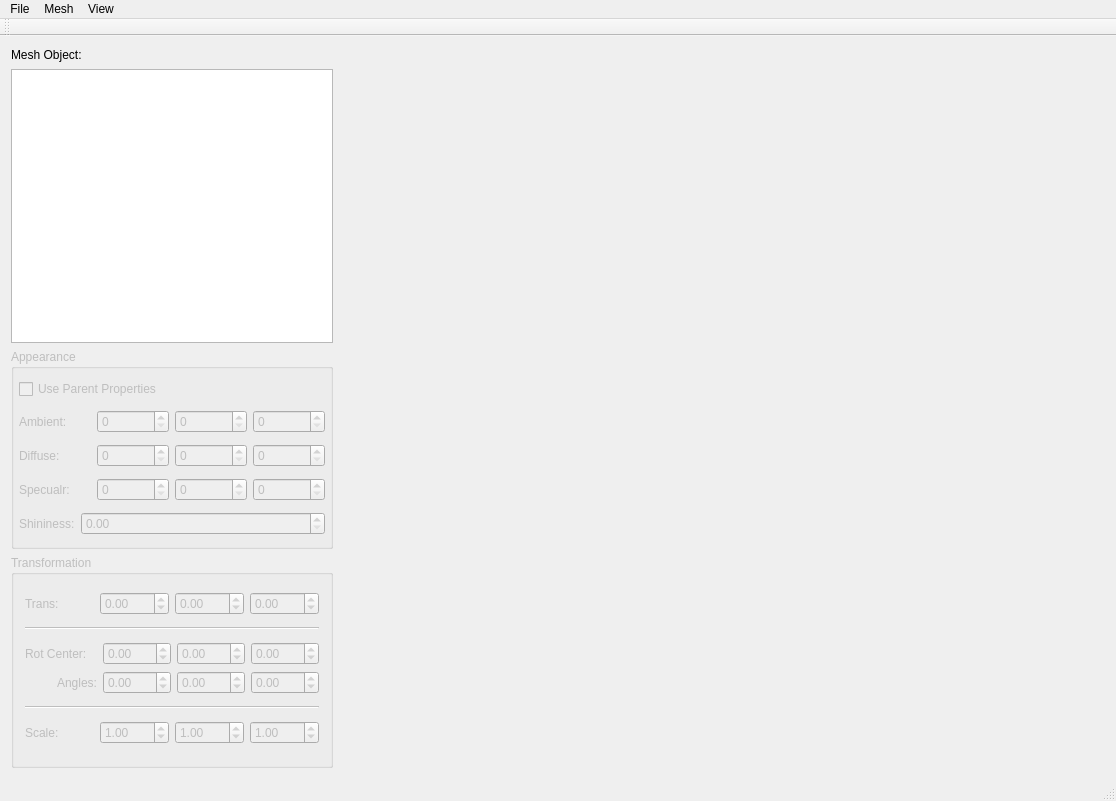
<?xml version="1.0" encoding="UTF-8"?>
<ui version="4.0">
 <class>ModelAgencyMainWindow</class>
 <widget class="QMainWindow" name="ModelAgencyMainWindow">
  <property name="geometry">
   <rect>
    <x>0</x>
    <y>0</y>
    <width>1116</width>
    <height>801</height>
   </rect>
  </property>
  <property name="minimumSize">
   <size>
    <width>1116</width>
    <height>801</height>
   </size>
  </property>
  <property name="windowTitle">
   <string>Model Agency</string>
  </property>
  <widget class="QWidget" name="centralWidget">
   <layout class="QHBoxLayout" name="horizontalLayout_4">
    <item>
     <layout class="QVBoxLayout" name="verticalLayout">
      <item>
       <widget class="QLabel" name="label">
        <property name="sizePolicy">
         <sizepolicy hsizetype="Fixed" vsizetype="Fixed">
          <horstretch>0</horstretch>
          <verstretch>0</verstretch>
         </sizepolicy>
        </property>
        <property name="minimumSize">
         <size>
          <width>83</width>
          <height>16</height>
         </size>
        </property>
        <property name="text">
         <string>Mesh Object:</string>
        </property>
        <property name="buddy">
         <cstring>treeView</cstring>
        </property>
       </widget>
      </item>
      <item>
       <widget class="QTreeView" name="treeView">
        <property name="sizePolicy">
         <sizepolicy hsizetype="Fixed" vsizetype="Expanding">
          <horstretch>0</horstretch>
          <verstretch>0</verstretch>
         </sizepolicy>
        </property>
        <property name="minimumSize">
         <size>
          <width>322</width>
          <height>273</height>
         </size>
        </property>
        <property name="maximumSize">
         <size>
          <width>322</width>
          <height>16777215</height>
         </size>
        </property>
       </widget>
      </item>
      <item>
       <widget class="QGroupBox" name="appearanceGroupBox">
        <property name="enabled">
         <bool>false</bool>
        </property>
        <property name="sizePolicy">
         <sizepolicy hsizetype="Fixed" vsizetype="Expanding">
          <horstretch>0</horstretch>
          <verstretch>0</verstretch>
         </sizepolicy>
        </property>
        <property name="minimumSize">
         <size>
          <width>322</width>
          <height>200</height>
         </size>
        </property>
        <property name="maximumSize">
         <size>
          <width>322</width>
          <height>200</height>
         </size>
        </property>
        <property name="title">
         <string>Appearance</string>
        </property>
        <layout class="QVBoxLayout" name="verticalLayout_3">
         <property name="leftMargin">
          <number>5</number>
         </property>
         <property name="topMargin">
          <number>5</number>
         </property>
         <property name="rightMargin">
          <number>5</number>
         </property>
         <property name="bottomMargin">
          <number>5</number>
         </property>
         <item>
          <widget class="QCheckBox" name="materialUseParentCheckBox">
           <property name="sizePolicy">
            <sizepolicy hsizetype="Minimum" vsizetype="Fixed">
             <horstretch>0</horstretch>
             <verstretch>0</verstretch>
            </sizepolicy>
           </property>
           <property name="text">
            <string>Use Parent Properties</string>
           </property>
          </widget>
         </item>
         <item>
          <layout class="QHBoxLayout" name="horizontalLayout_9">
           <item>
            <widget class="QLabel" name="label_7">
             <property name="text">
              <string>Ambient:</string>
             </property>
             <property name="buddy">
              <cstring>ambRSpinBox</cstring>
             </property>
            </widget>
           </item>
           <item>
            <widget class="QSpinBox" name="ambRSpinBox">
             <property name="toolTip">
              <string>Red component (0 - 255)</string>
             </property>
             <property name="maximum">
              <number>255</number>
             </property>
             <property name="value">
              <number>0</number>
             </property>
            </widget>
           </item>
           <item>
            <widget class="QSpinBox" name="ambGSpinBox">
             <property name="toolTip">
              <string>Green component (0 - 255)</string>
             </property>
             <property name="maximum">
              <number>255</number>
             </property>
             <property name="value">
              <number>0</number>
             </property>
            </widget>
           </item>
           <item>
            <widget class="QSpinBox" name="ambBSpinBox">
             <property name="toolTip">
              <string>Blue component (0 - 255)</string>
             </property>
             <property name="maximum">
              <number>255</number>
             </property>
             <property name="value">
              <number>0</number>
             </property>
            </widget>
           </item>
          </layout>
         </item>
         <item>
          <layout class="QHBoxLayout" name="horizontalLayout_3">
           <item>
            <widget class="QLabel" name="label_5">
             <property name="text">
              <string>Diffuse:</string>
             </property>
             <property name="buddy">
              <cstring>diffRSpinBox</cstring>
             </property>
            </widget>
           </item>
           <item>
            <widget class="QSpinBox" name="diffRSpinBox">
             <property name="toolTip">
              <string>Red component (0 - 255)</string>
             </property>
             <property name="maximum">
              <number>255</number>
             </property>
             <property name="value">
              <number>0</number>
             </property>
            </widget>
           </item>
           <item>
            <widget class="QSpinBox" name="diffGSpinBox">
             <property name="toolTip">
              <string>Green component (0 - 255)</string>
             </property>
             <property name="maximum">
              <number>255</number>
             </property>
             <property name="value">
              <number>0</number>
             </property>
            </widget>
           </item>
           <item>
            <widget class="QSpinBox" name="diffBSpinBox">
             <property name="toolTip">
              <string>Blue component (0 - 255)</string>
             </property>
             <property name="maximum">
              <number>255</number>
             </property>
             <property name="value">
              <number>0</number>
             </property>
            </widget>
           </item>
          </layout>
         </item>
         <item>
          <layout class="QHBoxLayout" name="horizontalLayout_8">
           <item>
            <widget class="QLabel" name="label_6">
             <property name="text">
              <string>Specualr:</string>
             </property>
             <property name="buddy">
              <cstring>specRSpinBox</cstring>
             </property>
            </widget>
           </item>
           <item>
            <widget class="QSpinBox" name="specRSpinBox">
             <property name="toolTip">
              <string>Red component (0 - 255)</string>
             </property>
             <property name="maximum">
              <number>255</number>
             </property>
             <property name="value">
              <number>0</number>
             </property>
            </widget>
           </item>
           <item>
            <widget class="QSpinBox" name="specGSpinBox">
             <property name="toolTip">
              <string>Green component (0 - 255)</string>
             </property>
             <property name="maximum">
              <number>255</number>
             </property>
             <property name="value">
              <number>0</number>
             </property>
            </widget>
           </item>
           <item>
            <widget class="QSpinBox" name="specBSpinBox">
             <property name="toolTip">
              <string>Blue component (0 - 255)</string>
             </property>
             <property name="maximum">
              <number>255</number>
             </property>
             <property name="value">
              <number>0</number>
             </property>
            </widget>
           </item>
          </layout>
         </item>
         <item>
          <layout class="QHBoxLayout" name="horizontalLayout_5">
           <item>
            <widget class="QLabel" name="label_2">
             <property name="sizePolicy">
              <sizepolicy hsizetype="Fixed" vsizetype="Preferred">
               <horstretch>0</horstretch>
               <verstretch>0</verstretch>
              </sizepolicy>
             </property>
             <property name="text">
              <string>Shininess:</string>
             </property>
             <property name="buddy">
              <cstring>shineSpinBox</cstring>
             </property>
            </widget>
           </item>
           <item>
            <widget class="QDoubleSpinBox" name="shineSpinBox">
             <property name="maximum">
              <double>2048.000000000000000</double>
             </property>
             <property name="singleStep">
              <double>0.100000000000000</double>
             </property>
             <property name="value">
              <double>0.000000000000000</double>
             </property>
            </widget>
           </item>
          </layout>
         </item>
        </layout>
       </widget>
      </item>
      <item>
       <widget class="QGroupBox" name="transformationGroupBox">
        <property name="enabled">
         <bool>false</bool>
        </property>
        <property name="sizePolicy">
         <sizepolicy hsizetype="Fixed" vsizetype="Fixed">
          <horstretch>0</horstretch>
          <verstretch>0</verstretch>
         </sizepolicy>
        </property>
        <property name="minimumSize">
         <size>
          <width>322</width>
          <height>213</height>
         </size>
        </property>
        <property name="maximumSize">
         <size>
          <width>322</width>
          <height>213</height>
         </size>
        </property>
        <property name="title">
         <string>Transformation</string>
        </property>
        <layout class="QVBoxLayout" name="verticalLayout_7">
         <item>
          <layout class="QHBoxLayout" name="horizontalLayout_7">
           <item>
            <widget class="QLabel" name="translationLabel">
             <property name="text">
              <string>Trans:</string>
             </property>
             <property name="buddy">
              <cstring>translationXSpinBox</cstring>
             </property>
            </widget>
           </item>
           <item>
            <widget class="QDoubleSpinBox" name="translationXSpinBox">
             <property name="minimum">
              <double>-999.990000000000009</double>
             </property>
             <property name="maximum">
              <double>999.990000000000009</double>
             </property>
             <property name="singleStep">
              <double>0.010000000000000</double>
             </property>
            </widget>
           </item>
           <item>
            <widget class="QDoubleSpinBox" name="translationYSpinBox">
             <property name="minimum">
              <double>-999.990000000000009</double>
             </property>
             <property name="maximum">
              <double>999.990000000000009</double>
             </property>
             <property name="singleStep">
              <double>0.010000000000000</double>
             </property>
            </widget>
           </item>
           <item>
            <widget class="QDoubleSpinBox" name="translationZSpinBox">
             <property name="minimum">
              <double>-999.990000000000009</double>
             </property>
             <property name="maximum">
              <double>999.990000000000009</double>
             </property>
             <property name="singleStep">
              <double>0.010000000000000</double>
             </property>
            </widget>
           </item>
          </layout>
         </item>
         <item>
          <widget class="Line" name="line">
           <property name="orientation">
            <enum>Qt::Horizontal</enum>
           </property>
          </widget>
         </item>
         <item>
          <layout class="QGridLayout" name="gridLayout">
           <item row="1" column="0">
            <widget class="QLabel" name="rotPivotLabel">
             <property name="sizePolicy">
              <sizepolicy hsizetype="Expanding" vsizetype="Preferred">
               <horstretch>0</horstretch>
               <verstretch>0</verstretch>
              </sizepolicy>
             </property>
             <property name="text">
              <string>Angles:</string>
             </property>
             <property name="alignment">
              <set>Qt::AlignRight|Qt::AlignTrailing|Qt::AlignVCenter</set>
             </property>
             <property name="buddy">
              <cstring>rotationXSpinBox</cstring>
             </property>
            </widget>
           </item>
           <item row="1" column="1">
            <layout class="QHBoxLayout" name="horizontalLayout_2">
             <item>
              <widget class="QDoubleSpinBox" name="rotationXSpinBox">
               <property name="minimum">
                <double>-999.990000000000009</double>
               </property>
               <property name="maximum">
                <double>999.990000000000009</double>
               </property>
               <property name="singleStep">
                <double>0.010000000000000</double>
               </property>
               <property name="value">
                <double>0.000000000000000</double>
               </property>
              </widget>
             </item>
             <item>
              <widget class="QDoubleSpinBox" name="rotationYSpinBox">
               <property name="minimum">
                <double>-999.990000000000009</double>
               </property>
               <property name="maximum">
                <double>999.990000000000009</double>
               </property>
               <property name="singleStep">
                <double>0.010000000000000</double>
               </property>
              </widget>
             </item>
             <item>
              <widget class="QDoubleSpinBox" name="rotationZSpinBox">
               <property name="minimum">
                <double>-999.990000000000009</double>
               </property>
               <property name="maximum">
                <double>999.990000000000009</double>
               </property>
               <property name="singleStep">
                <double>0.010000000000000</double>
               </property>
              </widget>
             </item>
            </layout>
           </item>
           <item row="0" column="0">
            <widget class="QLabel" name="rotationLabel">
             <property name="text">
              <string>Rot Center:</string>
             </property>
            </widget>
           </item>
           <item row="0" column="1">
            <layout class="QHBoxLayout" name="horizontalLayout_6">
             <item>
              <widget class="QDoubleSpinBox" name="centerRXSpinBox">
               <property name="minimum">
                <double>-999.990000000000009</double>
               </property>
               <property name="maximum">
                <double>999.990000000000009</double>
               </property>
               <property name="singleStep">
                <double>0.010000000000000</double>
               </property>
              </widget>
             </item>
             <item>
              <widget class="QDoubleSpinBox" name="centerRYSpinBox">
               <property name="minimum">
                <double>-999.990000000000009</double>
               </property>
               <property name="maximum">
                <double>999.990000000000009</double>
               </property>
               <property name="singleStep">
                <double>0.010000000000000</double>
               </property>
              </widget>
             </item>
             <item>
              <widget class="QDoubleSpinBox" name="centerRZSpinBox">
               <property name="minimum">
                <double>-999.990000000000009</double>
               </property>
               <property name="maximum">
                <double>999.990000000000009</double>
               </property>
               <property name="singleStep">
                <double>0.010000000000000</double>
               </property>
              </widget>
             </item>
            </layout>
           </item>
          </layout>
         </item>
         <item>
          <widget class="Line" name="line_2">
           <property name="orientation">
            <enum>Qt::Horizontal</enum>
           </property>
          </widget>
         </item>
         <item>
          <layout class="QHBoxLayout" name="horizontalLayout">
           <item>
            <widget class="QLabel" name="scaleLabel">
             <property name="text">
              <string>Scale:</string>
             </property>
             <property name="buddy">
              <cstring>scaleXSpinBox</cstring>
             </property>
            </widget>
           </item>
           <item>
            <widget class="QDoubleSpinBox" name="scaleXSpinBox">
             <property name="minimum">
              <double>-999.990000000000009</double>
             </property>
             <property name="maximum">
              <double>999.990000000000009</double>
             </property>
             <property name="singleStep">
              <double>0.010000000000000</double>
             </property>
             <property name="value">
              <double>1.000000000000000</double>
             </property>
            </widget>
           </item>
           <item>
            <widget class="QDoubleSpinBox" name="scaleYSpinBox">
             <property name="minimum">
              <double>-999.990000000000009</double>
             </property>
             <property name="maximum">
              <double>999.990000000000009</double>
             </property>
             <property name="singleStep">
              <double>0.010000000000000</double>
             </property>
             <property name="value">
              <double>1.000000000000000</double>
             </property>
            </widget>
           </item>
           <item>
            <widget class="QDoubleSpinBox" name="scaleZSpinBox">
             <property name="minimum">
              <double>-999.990000000000009</double>
             </property>
             <property name="maximum">
              <double>999.990000000000009</double>
             </property>
             <property name="singleStep">
              <double>0.010000000000000</double>
             </property>
             <property name="value">
              <double>1.000000000000000</double>
             </property>
            </widget>
           </item>
          </layout>
         </item>
        </layout>
       </widget>
      </item>
     </layout>
    </item>
    <item>
     <widget class="MeshGLWidget" name="mainGLWidget" native="true">
      <property name="sizePolicy">
       <sizepolicy hsizetype="Expanding" vsizetype="Expanding">
        <horstretch>0</horstretch>
        <verstretch>0</verstretch>
       </sizepolicy>
      </property>
      <property name="minimumSize">
       <size>
        <width>671</width>
        <height>681</height>
       </size>
      </property>
     </widget>
    </item>
   </layout>
  </widget>
  <widget class="QMenuBar" name="menuBar">
   <property name="geometry">
    <rect>
     <x>0</x>
     <y>0</y>
     <width>1116</width>
     <height>22</height>
    </rect>
   </property>
   <widget class="QMenu" name="menuFile">
    <property name="title">
     <string>File</string>
    </property>
    <addaction name="actionLoad_Object_from_File"/>
    <addaction name="actionSave_Object_to_File"/>
    <addaction name="separator"/>
    <addaction name="actionQuit"/>
   </widget>
   <widget class="QMenu" name="menuMesh">
    <property name="title">
     <string>Mesh</string>
    </property>
    <addaction name="actionCompute_Per_face_Normals"/>
    <addaction name="actionSmooth_all_Normals"/>
    <addaction name="separator"/>
    <addaction name="actionMake_Cube"/>
    <addaction name="actionMake_Cylinder"/>
    <addaction name="actionMake_Sphere"/>
    <addaction name="separator"/>
    <addaction name="actionMake_Sculpture"/>
    <addaction name="actionMake_Humanoid"/>
    <addaction name="separator"/>
    <addaction name="actionExtra_Credit_1"/>
    <addaction name="actionExtra_Credit_2"/>
   </widget>
   <widget class="QMenu" name="menuView">
    <property name="title">
     <string>View</string>
    </property>
    <addaction name="actionShow_Bounding_Box_and_Axies"/>
    <addaction name="actionShow_Vertex_Normals"/>
    <addaction name="separator"/>
    <addaction name="actionCycle_Wireframe_Mode"/>
    <addaction name="separator"/>
    <addaction name="actionNormal_Rendering_Mode"/>
    <addaction name="actionSolid_Color_Only_no_shade"/>
    <addaction name="actionVisualize_Normals_as_Color"/>
    <addaction name="actionVisualize_Texture_Coordinates_as_Color"/>
   </widget>
   <addaction name="menuFile"/>
   <addaction name="menuMesh"/>
   <addaction name="menuView"/>
  </widget>
  <widget class="QToolBar" name="mainToolBar">
   <attribute name="toolBarArea">
    <enum>TopToolBarArea</enum>
   </attribute>
   <attribute name="toolBarBreak">
    <bool>false</bool>
   </attribute>
  </widget>
  <widget class="QStatusBar" name="statusBar"/>
  <action name="actionQuit">
   <property name="text">
    <string>Quit</string>
   </property>
   <property name="toolTip">
    <string>Quit the Project</string>
   </property>
  </action>
  <action name="actionLoad_Object_from_File">
   <property name="text">
    <string>Load Object from File ...</string>
   </property>
   <property name="toolTip">
    <string>Load a mesh from an OBJ file.</string>
   </property>
  </action>
  <action name="actionSave_Object_to_File">
   <property name="text">
    <string>Save Object to File ...</string>
   </property>
   <property name="toolTip">
    <string>Save the current mesh object to an OBJ file.</string>
   </property>
  </action>
  <action name="actionMake_Cube">
   <property name="text">
    <string>Make Cube</string>
   </property>
   <property name="toolTip">
    <string>Make a cube mesh and add it to the GL Widget</string>
   </property>
  </action>
  <action name="actionMake_Sphere">
   <property name="text">
    <string>Make Sphere</string>
   </property>
   <property name="toolTip">
    <string>Make a sphere mesh and add it the GL Widget</string>
   </property>
  </action>
  <action name="actionMake_Cylinder">
   <property name="text">
    <string>Make Cylinder</string>
   </property>
   <property name="toolTip">
    <string>Make a cylinder mesh and add it to the GL widget</string>
   </property>
  </action>
  <action name="actionMake_Sculpture">
   <property name="text">
    <string>Make Sculpture</string>
   </property>
   <property name="toolTip">
    <string>Make the sculpture mesh and add it to the GL Widget</string>
   </property>
  </action>
  <action name="actionExtra_Credit_1">
   <property name="text">
    <string>Extra Credit 1</string>
   </property>
   <property name="toolTip">
    <string>Make the 1st extra credit mesh if it is implemented.</string>
   </property>
  </action>
  <action name="actionExtra_Credit_2">
   <property name="text">
    <string>Extra Credit 2</string>
   </property>
   <property name="toolTip">
    <string>Make the 2nd extra credit mesh if it is implemented.</string>
   </property>
  </action>
  <action name="actionMake_Humanoid">
   <property name="text">
    <string>Make Humanoid</string>
   </property>
   <property name="toolTip">
    <string>Create the humanoid mesh and add it to the GL Widget.</string>
   </property>
  </action>
  <action name="actionShow_Bounding_Box_and_Axies">
   <property name="checkable">
    <bool>true</bool>
   </property>
   <property name="text">
    <string>Show Bounding Box and Axies</string>
   </property>
  </action>
  <action name="actionCycle_Wireframe_Mode">
   <property name="text">
    <string>Cycle Wireframe Mode</string>
   </property>
  </action>
  <action name="actionShow_Vertex_Normals">
   <property name="checkable">
    <bool>true</bool>
   </property>
   <property name="text">
    <string>Show Vertex Normals</string>
   </property>
  </action>
  <action name="actionNormal_Rendering_Mode">
   <property name="checkable">
    <bool>true</bool>
   </property>
   <property name="checked">
    <bool>true</bool>
   </property>
   <property name="text">
    <string>Standard Rendering Mode</string>
   </property>
  </action>
  <action name="actionVisualize_Normals_as_Color">
   <property name="checkable">
    <bool>true</bool>
   </property>
   <property name="text">
    <string>Visualize Normals as Color</string>
   </property>
   <property name="toolTip">
    <string>Visualize Normals as Color</string>
   </property>
  </action>
  <action name="actionSolid_Color_Only_no_shade">
   <property name="checkable">
    <bool>true</bool>
   </property>
   <property name="text">
    <string>Solid Color Only (no shade)</string>
   </property>
  </action>
  <action name="actionVisualize_Texture_Coordinates_as_Color">
   <property name="checkable">
    <bool>true</bool>
   </property>
   <property name="text">
    <string>Visualize Texture Coordinates as Color</string>
   </property>
  </action>
  <action name="actionCompute_Per_face_Normals">
   <property name="text">
    <string>Compute Per-face Normals</string>
   </property>
  </action>
  <action name="actionSmooth_all_Normals">
   <property name="text">
    <string>Smooth all Normals</string>
   </property>
  </action>
 </widget>
 <layoutdefault spacing="6" margin="11"/>
 <customwidgets>
  <customwidget>
   <class>MeshGLWidget</class>
   <extends>QWidget</extends>
   <header>MeshGLWidget.h</header>
   <container>1</container>
  </customwidget>
 </customwidgets>
 <tabstops>
  <tabstop>treeView</tabstop>
  <tabstop>ambRSpinBox</tabstop>
  <tabstop>ambGSpinBox</tabstop>
  <tabstop>ambBSpinBox</tabstop>
  <tabstop>diffRSpinBox</tabstop>
  <tabstop>diffGSpinBox</tabstop>
  <tabstop>diffBSpinBox</tabstop>
  <tabstop>specRSpinBox</tabstop>
  <tabstop>specGSpinBox</tabstop>
  <tabstop>specBSpinBox</tabstop>
  <tabstop>shineSpinBox</tabstop>
  <tabstop>translationXSpinBox</tabstop>
  <tabstop>translationYSpinBox</tabstop>
  <tabstop>translationZSpinBox</tabstop>
  <tabstop>rotationXSpinBox</tabstop>
  <tabstop>rotationYSpinBox</tabstop>
  <tabstop>rotationZSpinBox</tabstop>
  <tabstop>scaleXSpinBox</tabstop>
  <tabstop>scaleYSpinBox</tabstop>
  <tabstop>scaleZSpinBox</tabstop>
 </tabstops>
 <resources/>
 <connections>
  <connection>
   <sender>translationXSpinBox</sender>
   <signal>valueChanged(double)</signal>
   <receiver>ModelAgencyMainWindow</receiver>
   <slot>syncTransformation()</slot>
   <hints>
    <hint type="sourcelabel">
     <x>100</x>
     <y>604</y>
    </hint>
    <hint type="destinationlabel">
     <x>7</x>
     <y>581</y>
    </hint>
   </hints>
  </connection>
  <connection>
   <sender>translationYSpinBox</sender>
   <signal>valueChanged(double)</signal>
   <receiver>ModelAgencyMainWindow</receiver>
   <slot>syncTransformation()</slot>
   <hints>
    <hint type="sourcelabel">
     <x>182</x>
     <y>605</y>
    </hint>
    <hint type="destinationlabel">
     <x>7</x>
     <y>568</y>
    </hint>
   </hints>
  </connection>
  <connection>
   <sender>translationZSpinBox</sender>
   <signal>valueChanged(double)</signal>
   <receiver>ModelAgencyMainWindow</receiver>
   <slot>syncTransformation()</slot>
   <hints>
    <hint type="sourcelabel">
     <x>264</x>
     <y>593</y>
    </hint>
    <hint type="destinationlabel">
     <x>6</x>
     <y>552</y>
    </hint>
   </hints>
  </connection>
  <connection>
   <sender>rotationXSpinBox</sender>
   <signal>valueChanged(double)</signal>
   <receiver>ModelAgencyMainWindow</receiver>
   <slot>syncTransformation()</slot>
   <hints>
    <hint type="sourcelabel">
     <x>125</x>
     <y>686</y>
    </hint>
    <hint type="destinationlabel">
     <x>7</x>
     <y>638</y>
    </hint>
   </hints>
  </connection>
  <connection>
   <sender>rotationYSpinBox</sender>
   <signal>valueChanged(double)</signal>
   <receiver>ModelAgencyMainWindow</receiver>
   <slot>syncTransformation()</slot>
   <hints>
    <hint type="sourcelabel">
     <x>193</x>
     <y>683</y>
    </hint>
    <hint type="destinationlabel">
     <x>6</x>
     <y>666</y>
    </hint>
   </hints>
  </connection>
  <connection>
   <sender>rotationZSpinBox</sender>
   <signal>valueChanged(double)</signal>
   <receiver>ModelAgencyMainWindow</receiver>
   <slot>syncTransformation()</slot>
   <hints>
    <hint type="sourcelabel">
     <x>273</x>
     <y>684</y>
    </hint>
    <hint type="destinationlabel">
     <x>5</x>
     <y>693</y>
    </hint>
   </hints>
  </connection>
  <connection>
   <sender>scaleXSpinBox</sender>
   <signal>valueChanged(double)</signal>
   <receiver>ModelAgencyMainWindow</receiver>
   <slot>syncTransformation()</slot>
   <hints>
    <hint type="sourcelabel">
     <x>91</x>
     <y>740</y>
    </hint>
    <hint type="destinationlabel">
     <x>40</x>
     <y>738</y>
    </hint>
   </hints>
  </connection>
  <connection>
   <sender>scaleYSpinBox</sender>
   <signal>valueChanged(double)</signal>
   <receiver>ModelAgencyMainWindow</receiver>
   <slot>syncTransformation()</slot>
   <hints>
    <hint type="sourcelabel">
     <x>187</x>
     <y>742</y>
    </hint>
    <hint type="destinationlabel">
     <x>155</x>
     <y>739</y>
    </hint>
   </hints>
  </connection>
  <connection>
   <sender>scaleZSpinBox</sender>
   <signal>valueChanged(double)</signal>
   <receiver>ModelAgencyMainWindow</receiver>
   <slot>syncTransformation()</slot>
   <hints>
    <hint type="sourcelabel">
     <x>280</x>
     <y>737</y>
    </hint>
    <hint type="destinationlabel">
     <x>222</x>
     <y>738</y>
    </hint>
   </hints>
  </connection>
  <connection>
   <sender>ambRSpinBox</sender>
   <signal>valueChanged(int)</signal>
   <receiver>ModelAgencyMainWindow</receiver>
   <slot>syncMaterials()</slot>
   <hints>
    <hint type="sourcelabel">
     <x>119</x>
     <y>417</y>
    </hint>
    <hint type="destinationlabel">
     <x>5</x>
     <y>354</y>
    </hint>
   </hints>
  </connection>
  <connection>
   <sender>ambGSpinBox</sender>
   <signal>valueChanged(int)</signal>
   <receiver>ModelAgencyMainWindow</receiver>
   <slot>syncMaterials()</slot>
   <hints>
    <hint type="sourcelabel">
     <x>194</x>
     <y>417</y>
    </hint>
    <hint type="destinationlabel">
     <x>4</x>
     <y>380</y>
    </hint>
   </hints>
  </connection>
  <connection>
   <sender>ambBSpinBox</sender>
   <signal>valueChanged(int)</signal>
   <receiver>ModelAgencyMainWindow</receiver>
   <slot>syncMaterials()</slot>
   <hints>
    <hint type="sourcelabel">
     <x>288</x>
     <y>418</y>
    </hint>
    <hint type="destinationlabel">
     <x>7</x>
     <y>406</y>
    </hint>
   </hints>
  </connection>
  <connection>
   <sender>diffRSpinBox</sender>
   <signal>valueChanged(int)</signal>
   <receiver>ModelAgencyMainWindow</receiver>
   <slot>syncMaterials()</slot>
   <hints>
    <hint type="sourcelabel">
     <x>132</x>
     <y>455</y>
    </hint>
    <hint type="destinationlabel">
     <x>5</x>
     <y>436</y>
    </hint>
   </hints>
  </connection>
  <connection>
   <sender>diffGSpinBox</sender>
   <signal>valueChanged(int)</signal>
   <receiver>ModelAgencyMainWindow</receiver>
   <slot>syncMaterials()</slot>
   <hints>
    <hint type="sourcelabel">
     <x>200</x>
     <y>454</y>
    </hint>
    <hint type="destinationlabel">
     <x>6</x>
     <y>461</y>
    </hint>
   </hints>
  </connection>
  <connection>
   <sender>diffBSpinBox</sender>
   <signal>valueChanged(int)</signal>
   <receiver>ModelAgencyMainWindow</receiver>
   <slot>syncMaterials()</slot>
   <hints>
    <hint type="sourcelabel">
     <x>272</x>
     <y>460</y>
    </hint>
    <hint type="destinationlabel">
     <x>6</x>
     <y>488</y>
    </hint>
   </hints>
  </connection>
  <connection>
   <sender>specRSpinBox</sender>
   <signal>valueChanged(int)</signal>
   <receiver>ModelAgencyMainWindow</receiver>
   <slot>syncMaterials()</slot>
   <hints>
    <hint type="sourcelabel">
     <x>140</x>
     <y>487</y>
    </hint>
    <hint type="destinationlabel">
     <x>6</x>
     <y>515</y>
    </hint>
   </hints>
  </connection>
  <connection>
   <sender>specGSpinBox</sender>
   <signal>valueChanged(int)</signal>
   <receiver>ModelAgencyMainWindow</receiver>
   <slot>syncMaterials()</slot>
   <hints>
    <hint type="sourcelabel">
     <x>207</x>
     <y>494</y>
    </hint>
    <hint type="destinationlabel">
     <x>5</x>
     <y>314</y>
    </hint>
   </hints>
  </connection>
  <connection>
   <sender>specBSpinBox</sender>
   <signal>valueChanged(int)</signal>
   <receiver>ModelAgencyMainWindow</receiver>
   <slot>syncMaterials()</slot>
   <hints>
    <hint type="sourcelabel">
     <x>278</x>
     <y>491</y>
    </hint>
    <hint type="destinationlabel">
     <x>4</x>
     <y>284</y>
    </hint>
   </hints>
  </connection>
  <connection>
   <sender>shineSpinBox</sender>
   <signal>valueChanged(double)</signal>
   <receiver>ModelAgencyMainWindow</receiver>
   <slot>syncMaterials()</slot>
   <hints>
    <hint type="sourcelabel">
     <x>178</x>
     <y>528</y>
    </hint>
    <hint type="destinationlabel">
     <x>3</x>
     <y>247</y>
    </hint>
   </hints>
  </connection>
 </connections>
 <slots>
  <slot>updateCurrentShape()</slot>
  <slot>syncMaterials()</slot>
  <slot>syncTransformation()</slot>
 </slots>
</ui>
